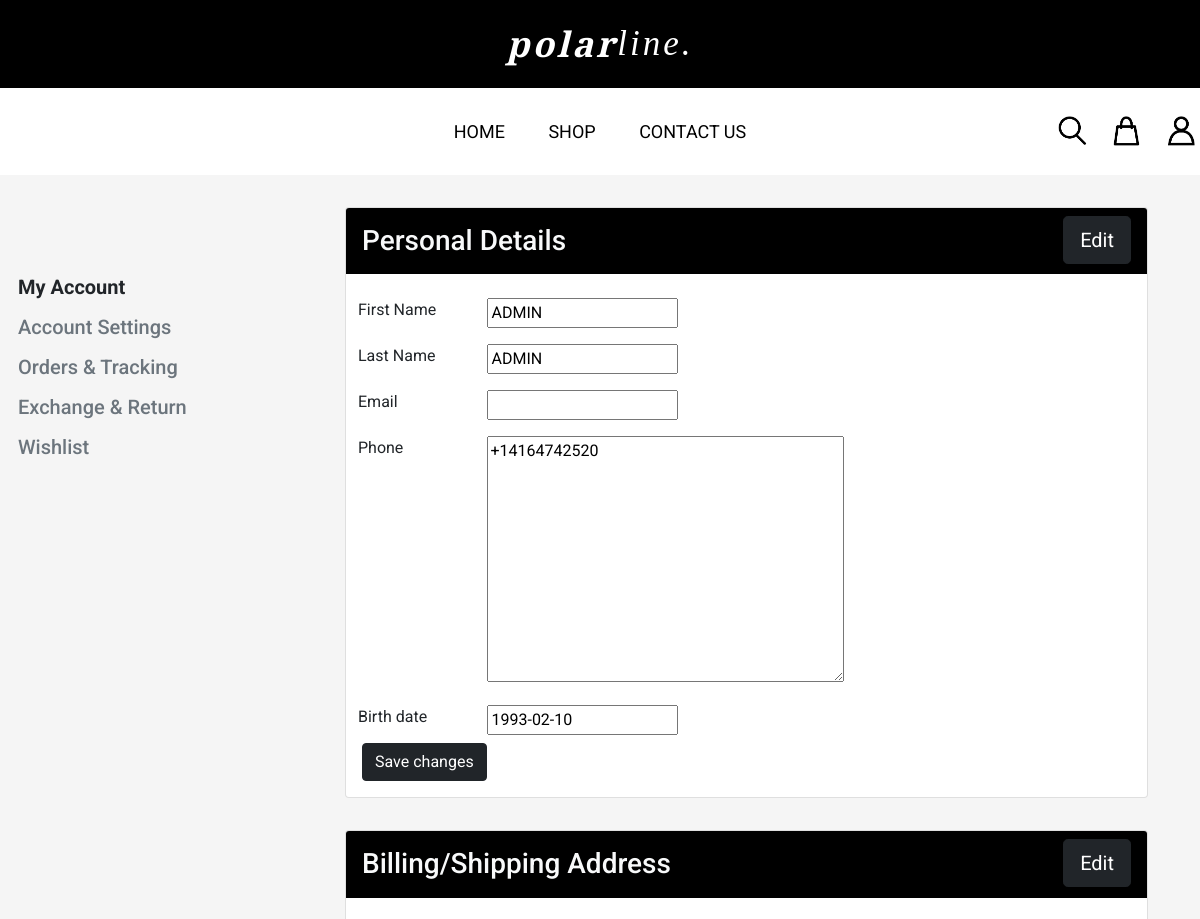
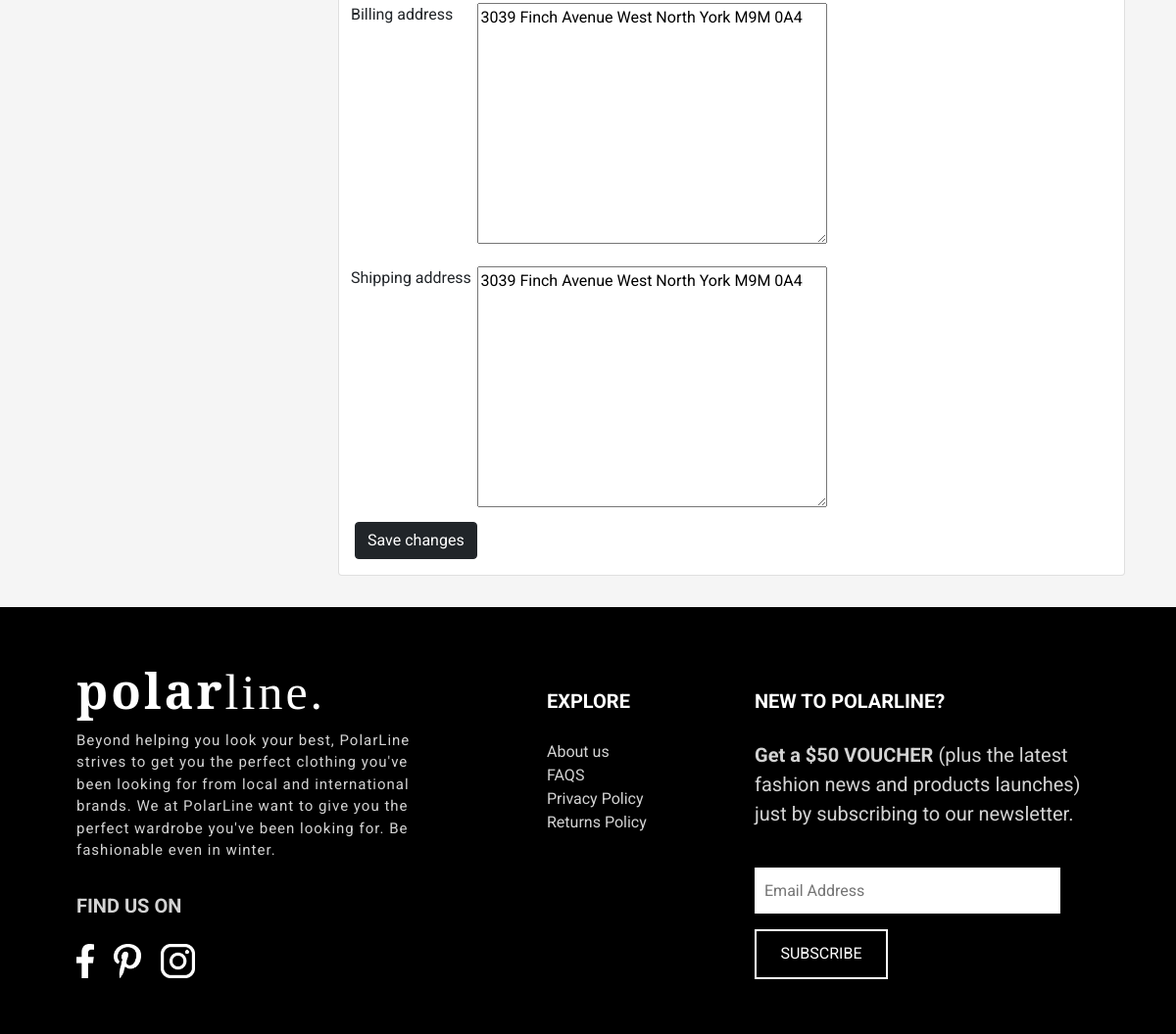
Screenshot of /account/profile (signed in) with the database file from the repository (2 pictures, top to bottom).
### home/models.py (models this page shows, shortened)
class Profile(models.Model):
    user = models.OneToOneField(User, on_delete=models.CASCADE)
    phone = PhoneField(blank=True, help_text='Contact phone number')
    birth_date = models.DateField(null=True, blank=True)

class Address(models.Model):
    user = models.OneToOneField(User, on_delete=models.CASCADE)
    billing_address = models.TextField(blank=True)
    shipping_address = models.TextField(blank=True)

### home/views.py (the view)
# urls.py: path('account/profile', views.profile, name='profile'),
@login_required
@transaction.atomic
def profile(request):
    if request.method == 'POST':
        user_form = AccountForm(request.POST, instance=request.user)
        profile_form = ProfileForm(request.POST, instance=request.user.profile)
        address_form = AddressForm(instance=request.user.address)
        if user_form.is_valid() and profile_form.is_valid():
            user_form.save()
            profile_form.save()
            user = User.objects.get(id=request.user.id)
            return render(request, 'account.html', {
                'user_form': user,
                'profile_form': user.profile,
                'address_form': user.address,
                'profile_message': 'Your profile was successfully updated!'
            })
        else:
            return render(request, 'account.html', {
                'user_form': user_form,
                'profile_form': profile_form,
                'address_form': address_form,
                'profile_error': 'Error occurred while submitting the form. '
            })
    else:
        user_form = AccountForm(instance=request.user)
        profile_form = ProfileForm(instance=request.user.profile)
        address_form = AddressForm(instance=request.user.address)
    return render(request, 'account.html', {
        'user_form': user_form,
        'profile_form': profile_form,
        'address_form': address_form,
    })

### home/forms.py
class AccountForm(forms.ModelForm):
    class Meta:
        model = User
        fields = ('first_name', 'last_name', 'email')

class ProfileForm(forms.ModelForm):
    class Meta:
        model = Profile
        fields = ('phone', 'birth_date')

### home/templates/account.html (shortened to what this page needs)
{% extends 'base.html' %}
{% block content %}
{% load static %}
<div class="container py-3">
    <div class="row">
        <div class="col-md-3 px-0" style="padding-top: 5em;">
            <div class="row">
                <h5 class="py-1 fw-bold">My Account</h5>
                <h5 class="py-1 text-muted">Account Settings</h5>
                <h5 class="py-1 text-muted">Orders & Tracking</h5>
                <h5 class="py-1 text-muted">Exchange & Return</h5>
                <h5 class="py-1 text-muted">Wishlist</h5>
            </div>
        </div>
        <div class="col-md-9 p-0">
            <div class="row px-5 py-3">
                <div class="card p-0">
                    <div class="card-header text-light" style="background-color: black;">
                        <div class="row">
                            <div class="col">
                                <h3 class="m-0 py-2">Personal Details</h3>
                            </div>
                            <div class="col d-flex justify-content-end">
                                <form method="POST" action="{% url 'edit_profile' %}">
                                    <button class="btn btn-dark btn-lg" type="submit">Edit</button><br>
                                </form>
                            </div>
                        </div>
                    </div>
                    <div class="card-body">
                        <form method="POST" action="{% url 'profile' %}">
                            <div class="form-group p-2">
                                <div class="row">
                                    <div class="col-md-2 p-0">
                                        First Name
                                    </div>
                                    <div class="col-md-10 p-0">
                                        {{ user_form.first_name }}
                                    </div>
                                </div>
                            </div>
                            <div class="form-group p-2">
                                <div class="row">
                                    <div class="col-md-2 p-0">
                                        Last Name
                                    </div>
                                    <div class="col-md-10 p-0">
                                        {{ user_form.last_name }}
                                    </div>
                                </div>
                            </div>
                            <div class="form-group p-2">
                                <div class="row">
                                    <div class="col-md-2 p-0">
                                        Email
                                    </div>
                                    <div class="col-md-10 p-0">
                                        {{ user_form.email }}
                                    </div>
                                </div>
                            </div>
                            <div class="form-group p-2">
                                <div class="row">
                                    <div class="col-md-2 p-0">
                                        Phone
                                    </div>
                                    <div class="col-md-10 p-0">
                                        {{ profile_form.phone }}
                                    </div>
                                </div>
                            </div>
                            <div class="form-group p-2">
                                <div class="row">
                                    <div class="col-md-2 p-0">
                                        {{ profile_form.birth_date.label }}
                                    </div>
                                    <div class="col-md-10 p-0">
                                        {{ profile_form.birth_date }}
                                    </div>
                                </div>
                            </div>
                            <button type="submit" id="btnSubmitProfile" class="btn btn-dark">Save changes</button>
                        </form>
                    </div>
                </div>
            </div>
            <div class="row px-5 py-3">
                <div class="card p-0">
                    <div class="card-header text-light" style="background-color: black;">
                        <div class="row">
                            <div class="col">
                                <h3 class="m-0 py-2">Billing/Shipping Address</h3>
                            </div>
                            <div class="col d-flex justify-content-end">
                                <form method="POST" action="{% url 'edit_address' %}">
                                    <button class="btn btn-dark btn-lg" type="submit">Edit</button><br>
                                </form>
                            </div>
                        </div>
                    </div>
                    <div class="card-body">
                        <form method="POST" action="{% url 'address' %}">
                            <div class="form-group p-2">
                                <div class="row">
                                    <div class="col-md-2 p-0">
                                        {{ address_form.billing_address.label }}
                                    </div>
                                    <div class="col-md-10 p-0">
                                        {{ address_form.billing_address }}
                                    </div>
                                </div>
                            </div>
                            <div class="form-group p-2">
                                <div class="row">
                                    <div class="col-md-2 p-0">
                                        {{ address_form.shipping_address.label }}
                                    </div>
                                    <div class="col-md-10 p-0">
                                        {{ address_form.shipping_address }}
                                    </div>
                                </div>
                            </div>
                            <button type="submit" id="btnSubmitBillShipAddr" class="btn btn-dark">Save changes</button>
                        </form>
                    </div>
                </div>
            </div>
        </div>
    </div>
</div>
{% endblock %}

### home/static/home/css/polarline.css (style rules this page uses)
* { font-family: 'Roboto', sans-serif; box-sizing: unset !important; }
body { background-color: whitesmoke !important; margin: 0; padding: 0; }

### rows the page displays
Profile: phone "+14164742520", birth_date "1993-02-10"
Address: billing_address "3039 Finch Avenue West North York M9M 0A4", shipping_address "3039 Finch Avenue West North York M9M 0A4"

### other values shown
{{ profile_form.birth_date.label }} "Birth date"
{{ address_form.billing_address.label }} "Billing address"
{{ address_form.shipping_address.label }} "Shipping address"
